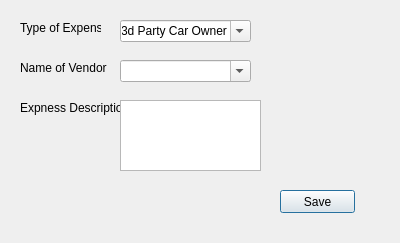
<?xml version="1.0" encoding="UTF-8"?>
<ui version="4.0">
 <class>Dialog</class>
 <widget class="QDialog" name="Dialog">
  <property name="geometry">
   <rect>
    <x>0</x>
    <y>0</y>
    <width>400</width>
    <height>243</height>
   </rect>
  </property>
  <property name="windowTitle">
   <string>Dialog</string>
  </property>
  <widget class="QLabel" name="label">
   <property name="geometry">
    <rect>
     <x>20</x>
     <y>20</y>
     <width>81</width>
     <height>16</height>
    </rect>
   </property>
   <property name="text">
    <string>Type of Expenses</string>
   </property>
  </widget>
  <widget class="QComboBox" name="comboBox">
   <property name="geometry">
    <rect>
     <x>120</x>
     <y>20</y>
     <width>131</width>
     <height>22</height>
    </rect>
   </property>
   <property name="editable">
    <bool>true</bool>
   </property>
   <item>
    <property name="text">
     <string>3d Party Car Owner</string>
    </property>
   </item>
   <item>
    <property name="text">
     <string>Insurance</string>
    </property>
   </item>
   <item>
    <property name="text">
     <string>Maintaince Center</string>
    </property>
   </item>
   <item>
    <property name="text">
     <string>Govermental</string>
    </property>
   </item>
  </widget>
  <widget class="QLabel" name="label_2">
   <property name="geometry">
    <rect>
     <x>20</x>
     <y>60</y>
     <width>91</width>
     <height>16</height>
    </rect>
   </property>
   <property name="text">
    <string>Name of Vendor</string>
   </property>
  </widget>
  <widget class="QComboBox" name="comboBox_2">
   <property name="geometry">
    <rect>
     <x>120</x>
     <y>60</y>
     <width>131</width>
     <height>22</height>
    </rect>
   </property>
   <property name="editable">
    <bool>true</bool>
   </property>
  </widget>
  <widget class="QLabel" name="label_3">
   <property name="geometry">
    <rect>
     <x>20</x>
     <y>100</y>
     <width>101</width>
     <height>16</height>
    </rect>
   </property>
   <property name="text">
    <string>Expness Description</string>
   </property>
  </widget>
  <widget class="QTextEdit" name="textEdit">
   <property name="geometry">
    <rect>
     <x>120</x>
     <y>100</y>
     <width>141</width>
     <height>71</height>
    </rect>
   </property>
  </widget>
  <widget class="QPushButton" name="pushButton">
   <property name="geometry">
    <rect>
     <x>280</x>
     <y>190</y>
     <width>75</width>
     <height>23</height>
    </rect>
   </property>
   <property name="text">
    <string>Save</string>
   </property>
  </widget>
 </widget>
 <resources/>
 <connections/>
</ui>
